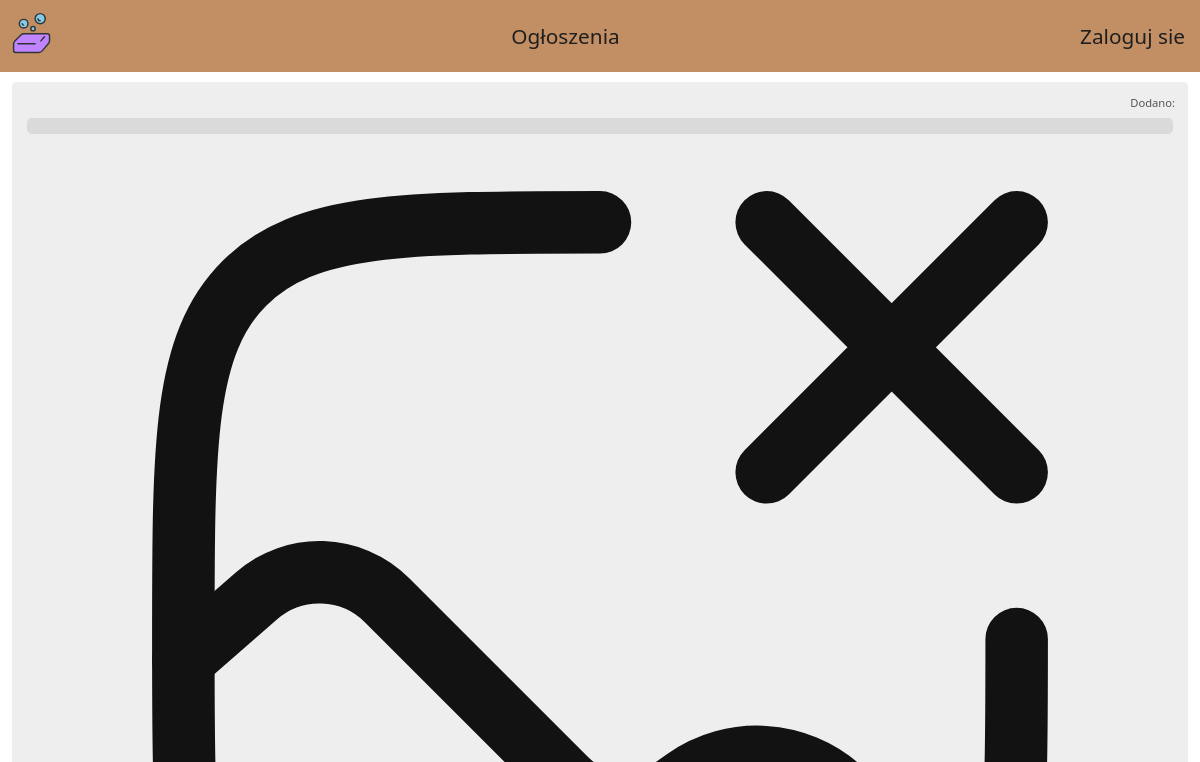
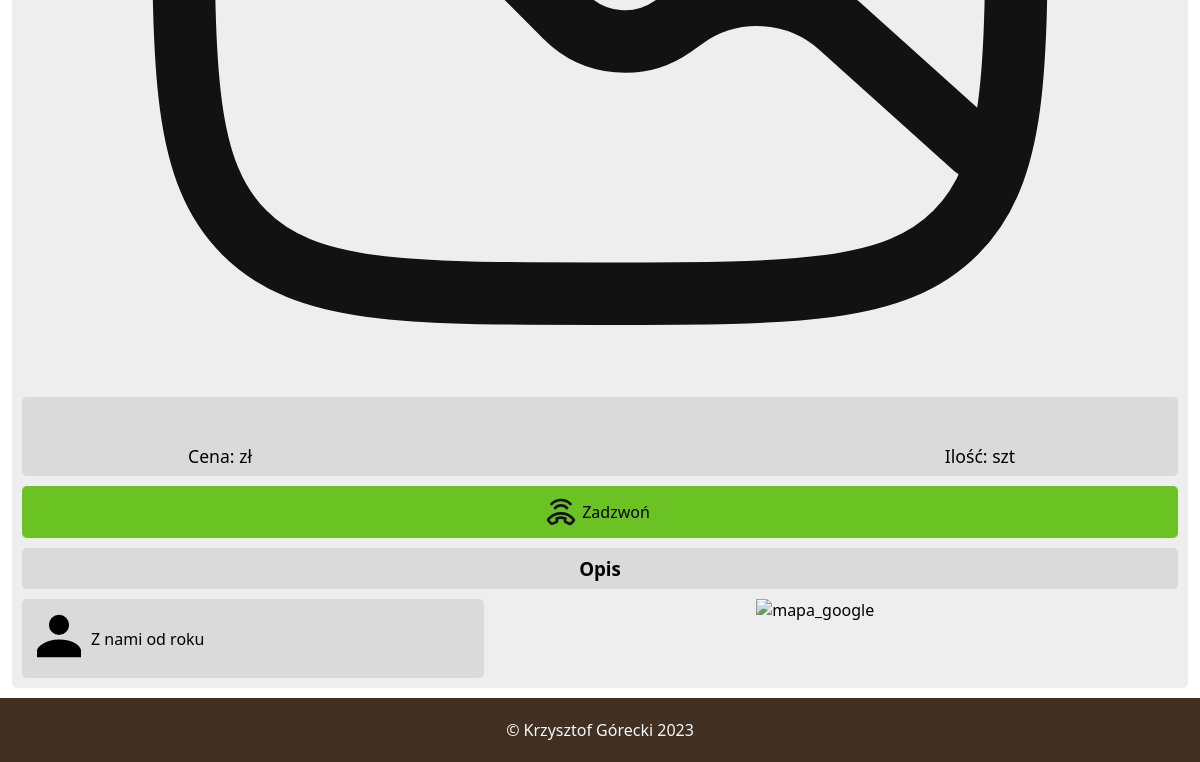
/ogloszenia/koszula-meska-453242u.php, run on an earlier commit of the app's database (2 pictures, top to bottom).
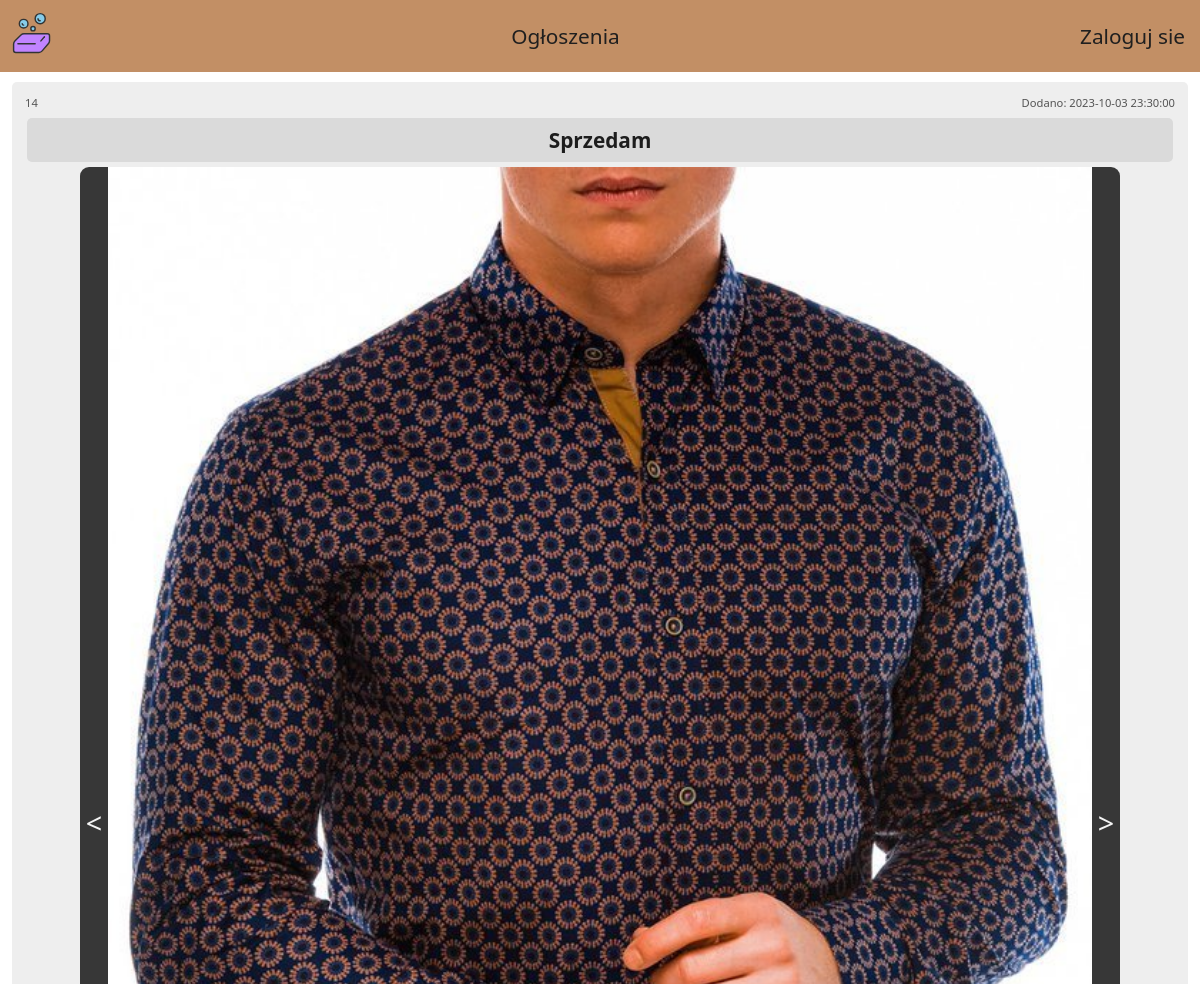
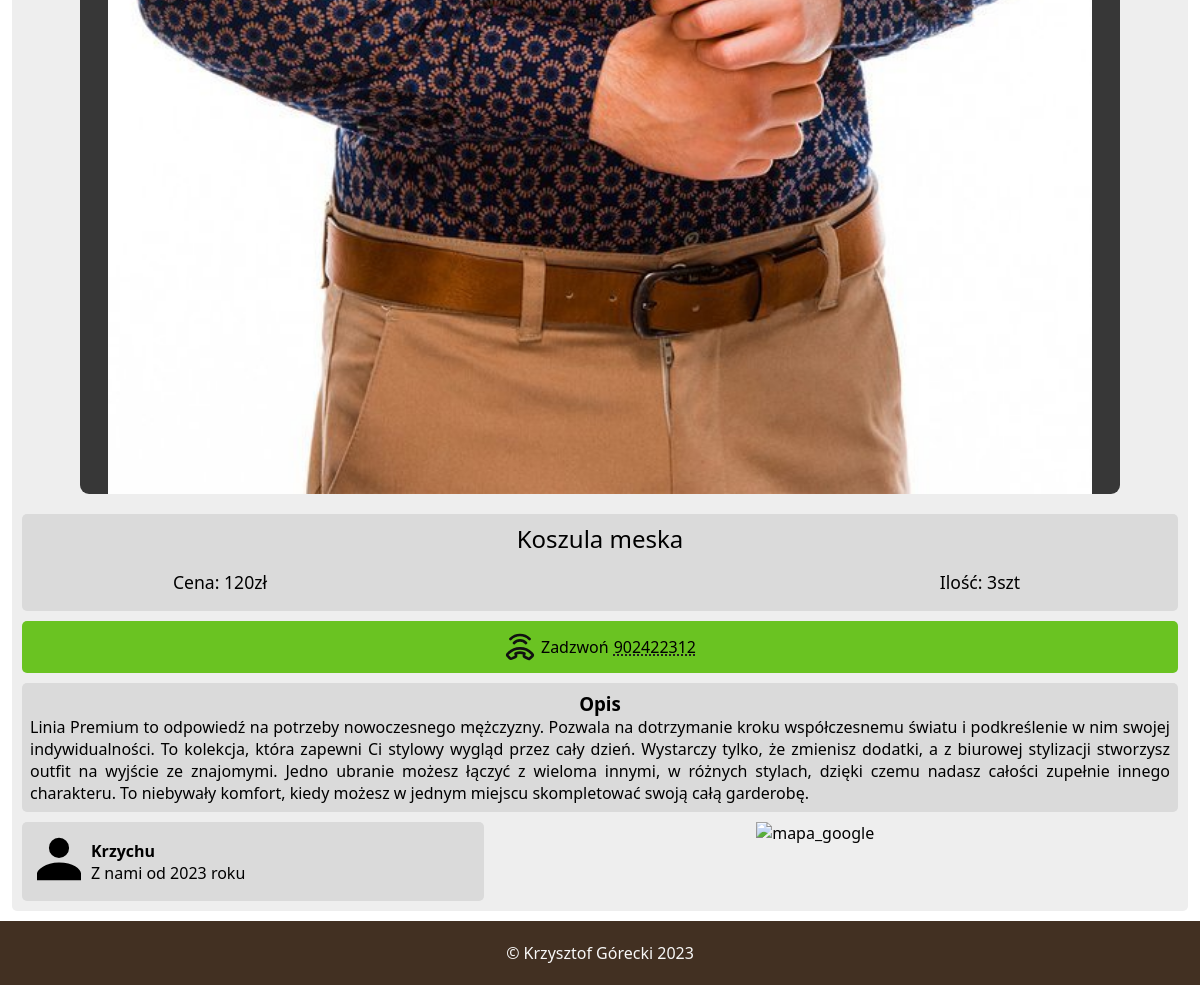
And on a later commit of the database (2 pictures, top to bottom).
### tables this page shows
CREATE TABLE `ogloszenia` (
  `id_ogloszenia` int(11) NOT NULL,
  `nazwa` varchar(130) NOT NULL,
  `cena` int(11) NOT NULL,
  `ilosc` smallint(6) NOT NULL,
  `kategoria` tinyint(4) NOT NULL,
  `nr_telefonu` char(9) NOT NULL,
  `opis` text NOT NULL,
  `przypisane_konto` int(11) NOT NULL,
  `zdjecia` text DEFAULT NULL,
  `link` varchar(50) NOT NULL,
  `czas_dodania` datetime NOT NULL
);

CREATE TABLE `kategoria_ogloszenia` (
  `id_kategorii` tinyint(4) NOT NULL,
  `kategoria` varchar(50) NOT NULL
);

CREATE TABLE `konta` (
  `id_konta` int(11) NOT NULL,
  `imie` varchar(100) DEFAULT NULL,
  `email` varchar(100) NOT NULL,
  `haslo` varchar(100) NOT NULL,
  `dostep` tinyint(4) NOT NULL,
  `token` varchar(60) DEFAULT NULL,
  `data_rejestracji` datetime NOT NULL,
  `ostatnie_logowanie` datetime DEFAULT NULL
);

### ogloszenia/koszula-meska-453242u.php (the view, shortened to what this page needs)
<?php
include_once('../laczenie_z_baza.php');
?>
<!DOCTYPE html>
<html lang="pl">
<head>
    <link rel="stylesheet" href="../style.css">
</head>
<body>
<?php include_once('../menu_nav_ogloszenie.php') ?>
<div class='contener'>
<div class='produkt_box'>
<?php
$url = $_SERVER['REQUEST_URI'];
$url = parse_url($url);
$cut_url = explode("/",$url['path']);
$url = end($cut_url);
$pytanie = "SELECT id_ogloszenia, nazwa, cena, ilosc, nr_telefonu, opis, konta.imie, konta.data_rejestracji, zdjecia, kategoria_ogloszenia.kategoria, czas_dodania
FROM ogloszenia
INNER JOIN kategoria_ogloszenia on kategoria_ogloszenia.id_kategorii = ogloszenia.kategoria
INNER JOIN konta on konta.id_konta = ogloszenia.przypisane_konto
WHERE link = ?";
$wykonaj = $conn -> prepare($pytanie);
$wykonaj -> execute([$url]);
$produkt_dane = $wykonaj -> fetch(PDO::FETCH_ASSOC);
$zdjecia = explode(",", $produkt_dane["zdjecia"]);
    echo "<div class='produkt_ident'>
        <span>$produkt_dane[id_ogloszenia]</span>
        <span>Dodano: $produkt_dane[czas_dodania]</span>
    </div>";
?>
    <div class='produkt_kategoria'>
        <?php echo ucfirst($produkt_dane["kategoria"]); ?>
    </div>
<?php
    echo "<div class='produkt_showcase'>";
    if(!empty($zdjecia[0])){
        $showcase = array();
        foreach($zdjecia as $zdjecie){
            $dodane_z = "zdjecia_ogloszen/".$zdjecie;
            array_push($showcase, $dodane_z);
        }
        echo "<button onclick='zdjecie_minus()'> < </button>";
        echo "<img id='zdjecie_produktu' src='$showcase[0]' alt='produkt'>";
        echo "<button onclick='zdjecie_plus()'> > </button>";
    }
    else{
        echo "<img src='../ikony/brak_zdjecia.svg' alt='produkt' width='90%' height='auto'>";
    }
    echo "</div>";
?>
    <div class='produkt_info'>
        <p><?php echo ucfirst($produkt_dane["nazwa"]); ?></p>
        <span>Ilość: <?php echo $produkt_dane["ilosc"]; ?>szt</span>
        <span>Cena: <?php echo $produkt_dane["cena"]; ?>zł</span>
    </div>
    <div class='produkt_zadzwon'>
        <img src="../ikony/call.svg" width='32px' height='32px'>
        <span>Zadzwoń </span>
        <span><?php echo $produkt_dane['nr_telefonu'] ?></span>
    </div>
    <div class='produkt_opis'>
        <h3>Opis</h3>
        <span><?php echo ucfirst($produkt_dane["opis"]); ?></span>
    </div>
    <div class='produkt_grupaOL'>
        <div class='produkt_ogloszeniodawca'>
            <div>
                <img src="../ikony/person.svg" alt="personIcon">
            </div>
            <div>
                <p style='font-weight: bold;'><?php echo ucfirst($produkt_dane["imie"]); ?></p>
                <p>
                <?php
                $rok = explode('-', $produkt_dane["data_rejestracji"]);
                echo "Z nami od " . $rok[0] . " roku";
                ?>
                </p>
            </div>
        </div>
        <div class='produkt_lokalizacja'>
            <img src="https://media1.giphy.com/media/wFmAaA333ZXOwTA7d8/giphy.gif?cid=ecf05e47lzv29uino41d549ae89ssj9fqt4dj6v1r28l1r8r&ep=v1_gifs_search&rid=giphy.gif&ct=g" alt="mapa_google" width='150px' heigth='auto'>
        </div>
    </div>
</div>
</div>
    <?php include_once("../footer.php") ?>
</body>
</html>

What changed in the data, as far as the page shows it:
added ogloszenia: id_ogloszenia "14", czas_dodania "2023-10-03 23:30:00", kategoria.kategoria "Sprzedam", nazwa "Koszula meska", ilosc "3", cena "120", nr_telefonu "902422312", opis "Linia Premium to odpowiedź na potrzeby nowoczesnego mężczyzny. Pozwala na dotrzymanie kroku współczesnemu światu i podkreślenie w nim swojej indywidualności. To kolekcja, która zapewni Ci stylowy wygląd przez cały dzień. Wystarczy tylko, że zmienisz dodatki, a z biurowej stylizacji stworzysz outfit na wyjście ze znajomymi. Jedno ubranie możesz łączyć z wieloma innymi, w różnych stylach, dzięki czemu nadasz całości zupełnie innego charakteru. To niebywały komfort, kiedy możesz w jednym miejscu skompletować swoją całą garderobę.", przypisane_konto.imie "Krzychu", przypisane_konto.data_rejestracji "2023"
